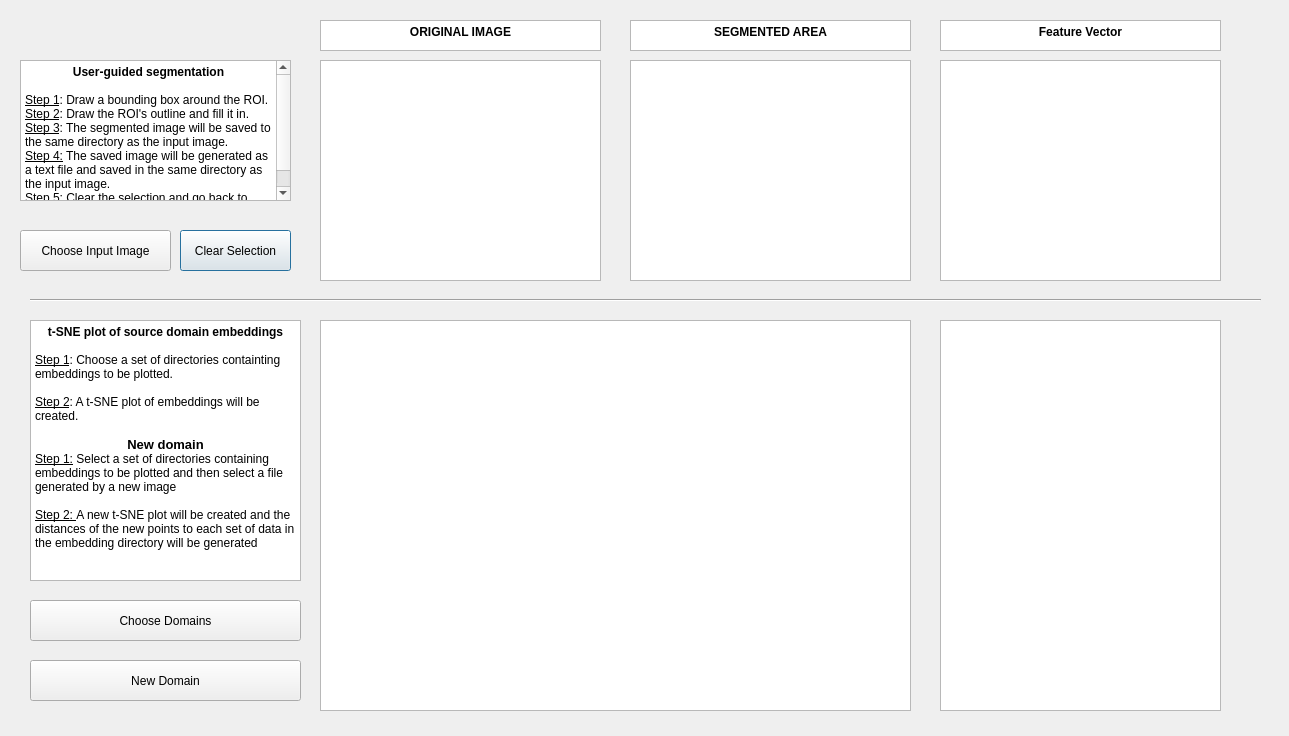
<?xml version="1.0" encoding="UTF-8"?>
<ui version="4.0">
 <class>Dialog</class>
 <widget class="QDialog" name="Dialog">
  <property name="geometry">
   <rect>
    <x>0</x>
    <y>0</y>
    <width>1289</width>
    <height>736</height>
   </rect>
  </property>
  <property name="windowTitle">
   <string>Dialog</string>
  </property>
  <widget class="QGraphicsView" name="originalImage">
   <property name="geometry">
    <rect>
     <x>320</x>
     <y>60</y>
     <width>281</width>
     <height>221</height>
    </rect>
   </property>
  </widget>
  <widget class="QGraphicsView" name="segmentedImage">
   <property name="geometry">
    <rect>
     <x>630</x>
     <y>60</y>
     <width>281</width>
     <height>221</height>
    </rect>
   </property>
  </widget>
  <widget class="QPushButton" name="clearSelection">
   <property name="geometry">
    <rect>
     <x>180</x>
     <y>230</y>
     <width>111</width>
     <height>41</height>
    </rect>
   </property>
   <property name="text">
    <string>Clear Selection</string>
   </property>
  </widget>
  <widget class="QTextBrowser" name="textBrowser">
   <property name="geometry">
    <rect>
     <x>20</x>
     <y>60</y>
     <width>271</width>
     <height>141</height>
    </rect>
   </property>
   <property name="html">
    <string>&lt;!DOCTYPE HTML PUBLIC &quot;-//W3C//DTD HTML 4.0//EN&quot; &quot;http://www.w3.org/TR/REC-html40/strict.dtd&quot;&gt;
&lt;html&gt;&lt;head&gt;&lt;meta name=&quot;qrichtext&quot; content=&quot;1&quot; /&gt;&lt;style type=&quot;text/css&quot;&gt;
p, li { white-space: pre-wrap; }
&lt;/style&gt;&lt;/head&gt;&lt;body style=&quot; font-family:'SimSun'; font-size:9pt; font-weight:400; font-style:normal;&quot;&gt;
&lt;p align=&quot;center&quot; style=&quot; margin-top:0px; margin-bottom:0px; margin-left:0px; margin-right:0px; -qt-block-indent:0; text-indent:0px;&quot;&gt;&lt;span style=&quot; font-family:'Segoe UI'; font-weight:696;&quot;&gt;User-guided segmentation&lt;/span&gt;&lt;span style=&quot; font-family:'Segoe UI';&quot;&gt;&lt;br /&gt;&lt;/span&gt;&lt;/p&gt;
&lt;p style=&quot; margin-top:0px; margin-bottom:0px; margin-left:0px; margin-right:0px; -qt-block-indent:0; text-indent:0px;&quot;&gt;&lt;span style=&quot; font-family:'Segoe UI'; text-decoration: underline;&quot;&gt;Step 1&lt;/span&gt;&lt;span style=&quot; font-family:'Segoe UI';&quot;&gt;: Draw a bounding box around the ROI.&lt;/span&gt;&lt;/p&gt;
&lt;p style=&quot; margin-top:0px; margin-bottom:0px; margin-left:0px; margin-right:0px; -qt-block-indent:0; text-indent:0px;&quot;&gt;&lt;span style=&quot; font-family:'Segoe UI'; text-decoration: underline;&quot;&gt;Step 2&lt;/span&gt;&lt;span style=&quot; font-family:'Segoe UI';&quot;&gt;: Draw the ROI's outline and fill it in. &lt;/span&gt;&lt;/p&gt;
&lt;p style=&quot; margin-top:0px; margin-bottom:0px; margin-left:0px; margin-right:0px; -qt-block-indent:0; text-indent:0px;&quot;&gt;&lt;span style=&quot; font-family:'Segoe UI'; text-decoration: underline;&quot;&gt;Step 3&lt;/span&gt;&lt;span style=&quot; font-family:'Segoe UI';&quot;&gt;: The segmented image will be saved to the same directory as the input image.&lt;/span&gt;&lt;/p&gt;
&lt;p style=&quot; margin-top:0px; margin-bottom:0px; margin-left:0px; margin-right:0px; -qt-block-indent:0; text-indent:0px;&quot;&gt;&lt;span style=&quot; font-family:'Segoe UI'; text-decoration: underline;&quot;&gt;Step 4:&lt;/span&gt;&lt;span style=&quot; font-family:'Segoe UI';&quot;&gt; The saved image will be generated as a text file and saved in the same directory as the input image.&lt;/span&gt;&lt;/p&gt;
&lt;p style=&quot; margin-top:0px; margin-bottom:0px; margin-left:0px; margin-right:0px; -qt-block-indent:0; text-indent:0px;&quot;&gt;&lt;span style=&quot; font-family:'Segoe UI'; text-decoration: underline;&quot;&gt;Step 5&lt;/span&gt;&lt;span style=&quot; font-family:'Segoe UI';&quot;&gt;: Clear the selection and go back to Step 1.&lt;/span&gt;&lt;/p&gt;&lt;/body&gt;&lt;/html&gt;</string>
   </property>
  </widget>
  <widget class="QTextBrowser" name="textBrowser_2">
   <property name="geometry">
    <rect>
     <x>320</x>
     <y>20</y>
     <width>281</width>
     <height>31</height>
    </rect>
   </property>
   <property name="html">
    <string>&lt;!DOCTYPE HTML PUBLIC &quot;-//W3C//DTD HTML 4.0//EN&quot; &quot;http://www.w3.org/TR/REC-html40/strict.dtd&quot;&gt;
&lt;html&gt;&lt;head&gt;&lt;meta name=&quot;qrichtext&quot; content=&quot;1&quot; /&gt;&lt;style type=&quot;text/css&quot;&gt;
p, li { white-space: pre-wrap; }
&lt;/style&gt;&lt;/head&gt;&lt;body style=&quot; font-family:'SimSun'; font-size:9pt; font-weight:400; font-style:normal;&quot;&gt;
&lt;p align=&quot;center&quot; style=&quot; margin-top:0px; margin-bottom:0px; margin-left:0px; margin-right:0px; -qt-block-indent:0; text-indent:0px;&quot;&gt;&lt;span style=&quot; font-family:'Segoe UI'; font-weight:696;&quot;&gt;ORIGINAL IMAGE&lt;/span&gt;&lt;/p&gt;&lt;/body&gt;&lt;/html&gt;</string>
   </property>
  </widget>
  <widget class="QTextBrowser" name="textBrowser_3">
   <property name="geometry">
    <rect>
     <x>630</x>
     <y>20</y>
     <width>281</width>
     <height>31</height>
    </rect>
   </property>
   <property name="html">
    <string>&lt;!DOCTYPE HTML PUBLIC &quot;-//W3C//DTD HTML 4.0//EN&quot; &quot;http://www.w3.org/TR/REC-html40/strict.dtd&quot;&gt;
&lt;html&gt;&lt;head&gt;&lt;meta name=&quot;qrichtext&quot; content=&quot;1&quot; /&gt;&lt;style type=&quot;text/css&quot;&gt;
p, li { white-space: pre-wrap; }
&lt;/style&gt;&lt;/head&gt;&lt;body style=&quot; font-family:'SimSun'; font-size:9pt; font-weight:400; font-style:normal;&quot;&gt;
&lt;p align=&quot;center&quot; style=&quot; margin-top:0px; margin-bottom:0px; margin-left:0px; margin-right:0px; -qt-block-indent:0; text-indent:0px;&quot;&gt;&lt;span style=&quot; font-family:'Segoe UI'; font-weight:696;&quot;&gt;SEGMENTED AREA&lt;/span&gt;&lt;/p&gt;&lt;/body&gt;&lt;/html&gt;</string>
   </property>
  </widget>
  <widget class="Line" name="line">
   <property name="geometry">
    <rect>
     <x>30</x>
     <y>290</y>
     <width>1231</width>
     <height>21</height>
    </rect>
   </property>
   <property name="orientation">
    <enum>Qt::Horizontal</enum>
   </property>
  </widget>
  <widget class="QGraphicsView" name="embeddingsView">
   <property name="geometry">
    <rect>
     <x>320</x>
     <y>320</y>
     <width>591</width>
     <height>391</height>
    </rect>
   </property>
  </widget>
  <widget class="QPushButton" name="chooseEmbeddingDirs">
   <property name="geometry">
    <rect>
     <x>30</x>
     <y>600</y>
     <width>271</width>
     <height>41</height>
    </rect>
   </property>
   <property name="text">
    <string>Choose Domains</string>
   </property>
  </widget>
  <widget class="QTextBrowser" name="textBrowser_4">
   <property name="geometry">
    <rect>
     <x>30</x>
     <y>320</y>
     <width>271</width>
     <height>261</height>
    </rect>
   </property>
   <property name="html">
    <string>&lt;!DOCTYPE HTML PUBLIC &quot;-//W3C//DTD HTML 4.0//EN&quot; &quot;http://www.w3.org/TR/REC-html40/strict.dtd&quot;&gt;
&lt;html&gt;&lt;head&gt;&lt;meta name=&quot;qrichtext&quot; content=&quot;1&quot; /&gt;&lt;style type=&quot;text/css&quot;&gt;
p, li { white-space: pre-wrap; }
&lt;/style&gt;&lt;/head&gt;&lt;body style=&quot; font-family:'SimSun'; font-size:9pt; font-weight:400; font-style:normal;&quot;&gt;
&lt;p align=&quot;center&quot; style=&quot; margin-top:0px; margin-bottom:0px; margin-left:0px; margin-right:0px; -qt-block-indent:0; text-indent:0px;&quot;&gt;&lt;span style=&quot; font-family:'Segoe UI'; font-weight:696;&quot;&gt;t-SNE plot of source domain embeddings&lt;/span&gt;&lt;span style=&quot; font-family:'Segoe UI';&quot;&gt;&lt;br /&gt;&lt;/span&gt;&lt;/p&gt;
&lt;p style=&quot; margin-top:0px; margin-bottom:0px; margin-left:0px; margin-right:0px; -qt-block-indent:0; text-indent:0px;&quot;&gt;&lt;span style=&quot; font-family:'Segoe UI'; text-decoration: underline;&quot;&gt;Step 1&lt;/span&gt;&lt;span style=&quot; font-family:'Segoe UI';&quot;&gt;: Choose a set of directories containting embeddings to be plotted.&lt;/span&gt;&lt;/p&gt;
&lt;p style=&quot;-qt-paragraph-type:empty; margin-top:0px; margin-bottom:0px; margin-left:0px; margin-right:0px; -qt-block-indent:0; text-indent:0px; font-family:'Segoe UI';&quot;&gt;&lt;br /&gt;&lt;/p&gt;
&lt;p style=&quot; margin-top:0px; margin-bottom:0px; margin-left:0px; margin-right:0px; -qt-block-indent:0; text-indent:0px;&quot;&gt;&lt;span style=&quot; font-family:'Segoe UI'; text-decoration: underline;&quot;&gt;Step 2&lt;/span&gt;&lt;span style=&quot; font-family:'Segoe UI';&quot;&gt;: A t-SNE plot of embeddings will be created.&lt;/span&gt;&lt;/p&gt;
&lt;p style=&quot;-qt-paragraph-type:empty; margin-top:0px; margin-bottom:0px; margin-left:0px; margin-right:0px; -qt-block-indent:0; text-indent:0px; font-family:'Segoe UI';&quot;&gt;&lt;br /&gt;&lt;/p&gt;
&lt;p align=&quot;center&quot; style=&quot; margin-top:0px; margin-bottom:0px; margin-left:0px; margin-right:0px; -qt-block-indent:0; text-indent:0px;&quot;&gt;&lt;span style=&quot; font-family:'Segoe UI'; font-size:10pt; font-weight:600;&quot;&gt;New domain&lt;/span&gt;&lt;/p&gt;
&lt;p style=&quot; margin-top:0px; margin-bottom:0px; margin-left:0px; margin-right:0px; -qt-block-indent:0; text-indent:0px;&quot;&gt;&lt;span style=&quot; font-family:'Segoe UI'; text-decoration: underline;&quot;&gt;Step 1:&lt;/span&gt;&lt;span style=&quot; font-family:'Segoe UI';&quot;&gt; Select a set of directories containing embeddings to be plotted and then select a file generated by a new image&lt;/span&gt;&lt;/p&gt;
&lt;p style=&quot;-qt-paragraph-type:empty; margin-top:0px; margin-bottom:0px; margin-left:0px; margin-right:0px; -qt-block-indent:0; text-indent:0px; font-family:'Segoe UI';&quot;&gt;&lt;br /&gt;&lt;/p&gt;
&lt;p style=&quot; margin-top:0px; margin-bottom:0px; margin-left:0px; margin-right:0px; -qt-block-indent:0; text-indent:0px;&quot;&gt;&lt;span style=&quot; font-family:'Segoe UI'; text-decoration: underline;&quot;&gt;Step 2: &lt;/span&gt;&lt;span style=&quot; font-family:'Segoe UI';&quot;&gt;A new t-SNE plot will be created and the distances of the new points to each set of data in the embedding directory will be generated&lt;/span&gt;&lt;/p&gt;&lt;/body&gt;&lt;/html&gt;</string>
   </property>
  </widget>
  <widget class="QPushButton" name="chooseInputImage">
   <property name="geometry">
    <rect>
     <x>20</x>
     <y>230</y>
     <width>151</width>
     <height>41</height>
    </rect>
   </property>
   <property name="text">
    <string>Choose Input Image</string>
   </property>
  </widget>
  <widget class="QTextBrowser" name="textBrowser_5">
   <property name="geometry">
    <rect>
     <x>940</x>
     <y>20</y>
     <width>281</width>
     <height>31</height>
    </rect>
   </property>
   <property name="html">
    <string>&lt;!DOCTYPE HTML PUBLIC &quot;-//W3C//DTD HTML 4.0//EN&quot; &quot;http://www.w3.org/TR/REC-html40/strict.dtd&quot;&gt;
&lt;html&gt;&lt;head&gt;&lt;meta name=&quot;qrichtext&quot; content=&quot;1&quot; /&gt;&lt;style type=&quot;text/css&quot;&gt;
p, li { white-space: pre-wrap; }
&lt;/style&gt;&lt;/head&gt;&lt;body style=&quot; font-family:'SimSun'; font-size:9pt; font-weight:400; font-style:normal;&quot;&gt;
&lt;p align=&quot;center&quot; style=&quot; margin-top:0px; margin-bottom:0px; margin-left:0px; margin-right:0px; -qt-block-indent:0; text-indent:0px;&quot;&gt;&lt;span style=&quot; font-family:'Segoe UI'; font-weight:696;&quot;&gt;Feature Vector&lt;/span&gt;&lt;/p&gt;&lt;/body&gt;&lt;/html&gt;</string>
   </property>
  </widget>
  <widget class="QTextBrowser" name="textBrowser_6">
   <property name="geometry">
    <rect>
     <x>940</x>
     <y>60</y>
     <width>281</width>
     <height>221</height>
    </rect>
   </property>
  </widget>
  <widget class="QTextBrowser" name="textBrowser_7">
   <property name="geometry">
    <rect>
     <x>940</x>
     <y>320</y>
     <width>281</width>
     <height>391</height>
    </rect>
   </property>
  </widget>
  <widget class="QPushButton" name="newdomain">
   <property name="geometry">
    <rect>
     <x>30</x>
     <y>660</y>
     <width>271</width>
     <height>41</height>
    </rect>
   </property>
   <property name="text">
    <string>New Domain</string>
   </property>
  </widget>
 </widget>
 <resources/>
 <connections/>
</ui>
